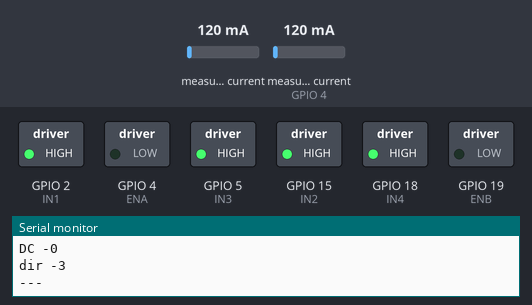
Simulated run of this program. Board: ESP32. Parts: switched loads named in the program (green lamp = pin HIGH), the last lines printed to the serial monitor. Inputs (shaded band) come from the test bench; at power-on: measured current 120 mA, measured current (sensor on GPIO 4) 120 mA.

Above: at 1.2 s.
1.3 s: measured current (sensor 0) set to 24 mA
4.2 s: measured current (sensor 0) set to 19 mA
At 5.4 s:
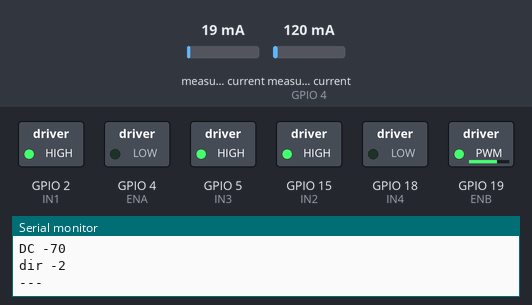
7.2 s: measured current (sensor on GPIO 4) set to 23 mA
10.2 s: measured current (sensor on GPIO 4) set to 19 mA
At 11.9 s:
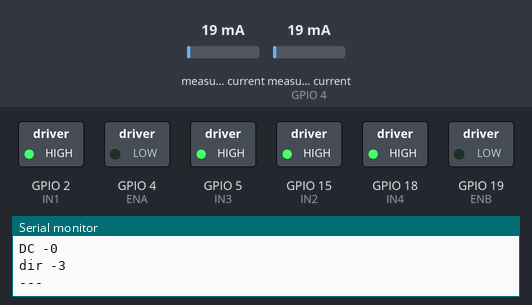
12.5 s: measured current (sensor 0) set to 40 mA
At 14.0 s:
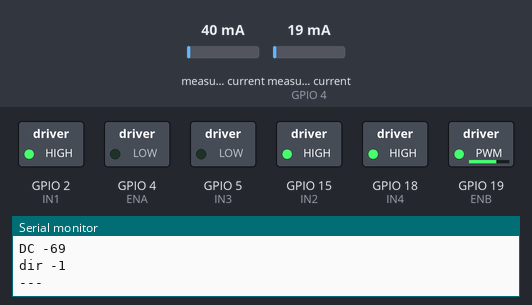
14.6 s: measured current (sensor on GPIO 4) set to 40 mA
At 16.1 s:
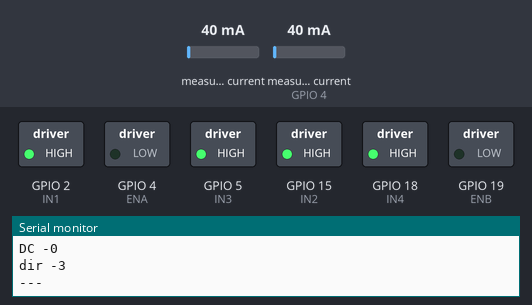
Timing chart, 0 to 17.6 s (numbered marks = the images above; inputs shaded):
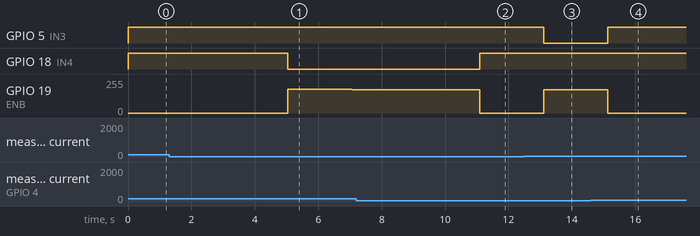

The program:

main.cpp
```cpp
#include <Arduino.h>
#include <Wire.h>
#include <Adafruit_INA219.h>

#define IN1 2
#define IN2 15
#define ENA 4

#define IN3 5
#define IN4 18
#define ENB 19

Adafruit_INA219 ina219_1(0x40);
Adafruit_INA219 ina219_2(0x44);

unsigned long sensTimer = 0;
float dist, dist_filtered, dist_filtered_1, dist_filtered_2; // Для фильтрации

float k;       // Коэффициент для бегущего среднего
byte i, delta; // счётчики

int total_direction;                                             // направление
float HIGH_VAL, LOW_VAL, Err_T, prevErr_T, P_T, I_T, D_T, PID_T; // Для пида
float dist_1, dist_2;

float ReadAndFilterUS(float dist, byte ina219_NUM);
float convertToMillimeters(float sensorValue);
void configurePWM(int dutyCycle, byte Motor_NUM);
void serialPWM();
void PID_TILT(float VAL_LEFT, float VAL_RIGHT, float Kp, float Ki, float Kd, float HIGH_VAL, float LOW_VAL);

void setup()
{
  Serial.begin(115200);
  ////Подключение датчиков тока

  Wire.begin(21, 22);
  // Serial.begin(115200);
  ina219_1.setCalibration_16V_400mA();
  ina219_2.setCalibration_16V_400mA();
  if (!ina219_1.begin())
  {
    Serial.println("Failed to find INA219_1 chip");
    while (1)
    {
      delay(10);
    }
  }
  if (!ina219_2.begin())
  {
    Serial.println("Failed to find INA219_2 chip");
    while (1)
    {
      delay(10);
    }
  }
  Serial.println("US_1, US_2");

  //////////

  // Настраиваем пины для драйвера
  pinMode(ENA, OUTPUT);
  pinMode(IN1, OUTPUT);
  pinMode(IN2, OUTPUT);

  pinMode(IN3, OUTPUT);
  pinMode(IN4, OUTPUT);
  pinMode(ENB, OUTPUT);

  // настраиваем шим
  ledcSetup(0, 10, 8);
  ledcAttachPin(ENA, 0); // Привязка пина к каналу ШИМ
  ledcWrite(0, 0);

  ledcSetup(1, 10, 8);
  ledcAttachPin(ENB, 1); // Привязка пина к каналу ШИМ
  ledcWrite(1, 0);

  // Ставим в тормоз
  digitalWrite(IN2, HIGH);
  digitalWrite(IN1, HIGH);
  digitalWrite(IN3, HIGH);
  digitalWrite(IN4, HIGH);

  // обнуляем коэффициенты
  P_T = 0.0;
  I_T = 0.0;
  D_T = 0.0;
  PID_T = 0.0;
}

void loop()

{

  /*
  CRIT_CHECK();
  PID_TILT();
  PID_TILT();
  */
  /*
  PID_TILT(1200, 400, 1, 0, 0, 100, -100);
  Serial.println("---");
  delay(5000);

  PID_TILT(1000, 2346, 1, 0, 0, 100, -100);
  Serial.println("---");
  delay(5000);

  PID_TILT(100, 120, 1, 0, 0, 100, -100);
  Serial.println("---");
  delay(5000);

  PID_TILT(-2000, -1000, 1, 0, 0, 100, -100);
  Serial.println("---");
  delay(5000);
  */

  dist_1 = convertToMillimeters(ReadAndFilterUS(ina219_1.getCurrent_mA(), 1));
  delay(1);
  dist_2 = convertToMillimeters(ReadAndFilterUS(ina219_2.getCurrent_mA(), 2));
  delay(1);

  Serial.print(dist_1);
  Serial.print(',');
  Serial.print(dist_2);
  Serial.println();
  PID_TILT(dist_1, dist_2, 1, 0, 0, 200, -200);
  Serial.println("---");
  delay(1000);

  // Вывод инфы с датчиков тока
  /*
    float dist_1 = convertToMillimeters(ReadAndFilterUS(ina219_1.getCurrent_mA(), 1));
    float dist_2 = convertToMillimeters(ReadAndFilterUS(ina219_2.getCurrent_mA(), 2));

    Serial.print(dist_1);
    Serial.print(',');
    Serial.print(dist_2);
    Serial.println();
  */
}

float ReadAndFilterUS(float dist, byte ina219_NUM) // ina219_1.getCurrent_mA();
{

  switch (ina219_NUM)
  {
  case 1:
    dist_filtered = dist_filtered_1;
    break;
  case 2:
    dist_filtered = dist_filtered_2;
    break;
  }

  if (millis() - sensTimer > 1)
  {
    // dist = ina219_1.getCurrent_mA();
    delta = abs(dist_filtered - dist); // расчёт изменения с предыдущим

    if (delta > 1) // если большое - резкий коэффициент
    {
      k = 0.95;
    }
    else if (delta <= 1 && delta > 0.3)
    {
      k = 0.8;
    }
    else if (delta <= 0.3 && delta >= 0.1)
    {
      k = 0.1;
    }
    else if (delta <= 0.1)
    {
      k = 0.05;
    }
    // если маленькое - плавный коэффициент

    dist_filtered += (dist - dist_filtered) * k; // фильтр "бегущее среднее"

    sensTimer = millis(); // сбросить таймер
  }

  switch (ina219_NUM)
  {
  case 1:
    dist_filtered_1 = dist_filtered;
    break;
  case 2:
    dist_filtered_2 = dist_filtered;
    break;
  default:

    break;
  }
  return dist_filtered + 0.35; //+0.43
}

float convertToMillimeters(float sensorValue)
{
  if (sensorValue < 3.7)
  {
    return 0.0;
  }
  else if (sensorValue >= 3.7 && sensorValue < 4.0)
  {
    sensorValue = 4.0;
  }

  if (sensorValue > 22.0)
  {
    return 1.0;
  }
  else if (sensorValue >= 20.0 && sensorValue <= 22.0)
  {
    sensorValue = 20.0;
  }

  float minSensorValue = 4.0;    // Минимальное значение с токового датчика (в мА)
  float minMillimeters = 100.0;  // Минимальное значение в миллиметрах
  float maxSensorValue = 20.0;   // Максимальное значение с токового датчика (в мА)
  float maxMillimeters = 2000.0; // Максимальное значение в миллиметрах

  // Выполняем линейную интерполяцию
  float millimeters = ((sensorValue - minSensorValue) / (maxSensorValue - minSensorValue)) * (maxMillimeters - minMillimeters) + minMillimeters;

  return millimeters;
}

void PID_TILT(float VAL_LEFT, float VAL_RIGHT, float Kp, float Ki, float Kd, float HIGH_VAL, float LOW_VAL)

{

  Err_T = VAL_LEFT - VAL_RIGHT;

  if (Err_T > HIGH_VAL)
  {
    Err_T = Err_T - HIGH_VAL;
  }
  else if (Err_T < LOW_VAL)
  {
    Err_T = Err_T - LOW_VAL;
  }
  else
  {
    Err_T = 0;
  }

  P_T = Err_T * Kp;
  I_T = I_T + Err_T * Ki;
  D_T = (Err_T - prevErr_T) * Kd;

  if (I_T > 2000.0 || I_T < -2000.0)
  {
    I_T = 0;
  }

  PID_T = P_T + I_T + D_T;

  Serial.print(" 1 PID_T - ");
  Serial.println(PID_T);

  if (PID_T < 0)
  {
    total_direction = 1;
    PID_T = map(PID_T, 0, -2500, 0, 100);

    PID_T = constrain(PID_T, 0, 100);
  }
  else if (PID_T > 0)
  {
    total_direction = 2;
    PID_T = map(PID_T, 0, 2500, 0, 100);

    PID_T = constrain(PID_T, 0, 100);
  }
  else
  {
    total_direction = 3;
    // Serial.println(PID);
  }

  // PID = map(PID, -1000, 2000, -100, 100);
  // PID = map(PID, -100, 100, 0, 100);

  Serial.print(" 2 PID_T - ");
  Serial.println(PID_T);

  configurePWM(PID_T, 2);
}

void configurePWM(int dutyCycle, byte Motor_NUM)
{
if (Motor_NUM == 1)
{
  switch (total_direction)
  {
  case 1:
    // Motor_Drive(1);
    digitalWrite(IN2, LOW);
    digitalWrite(IN1, HIGH);
    ledcWrite(0, map(dutyCycle, 0, 100, 0, 255));

    break;

  case 2:
    // Motor_Drive(2);
    digitalWrite(IN2, HIGH);
    digitalWrite(IN1, LOW);
    ledcWrite(0, map(dutyCycle, 0, 100, 0, 255));

    break;
  case 3:
    digitalWrite(IN2, HIGH);
    digitalWrite(IN1, HIGH);
    ledcWrite(0, 0);

    break;
  }
}
else if (Motor_NUM == 2)
{
  switch (total_direction)
  {
  case 1:
    // Motor_Drive(1);
    digitalWrite(IN3, LOW);
    digitalWrite(IN4, HIGH);
    ledcWrite(1, map(dutyCycle, 0, 100, 0, 255));

    break;

  case 2:
    // Motor_Drive(2);
    digitalWrite(IN3, HIGH);
    digitalWrite(IN4, LOW);
    ledcWrite(1, map(dutyCycle, 0, 100, 0, 255));

    break;
  case 3:
    digitalWrite(IN3, HIGH);
    digitalWrite(IN4, HIGH);
    ledcWrite(1, 0);

    break;
  }
}


  Serial.print("Motor_NUM -");
  Serial.println(Motor_NUM);
  Serial.print("DC -");
  Serial.println(dutyCycle);
  Serial.print("dir -");
  Serial.println(total_direction);
}
```

Measured:
- the behaviour switches between 22 and 21 mA on measured current (sensor 0) (found by bisection; images 0 and 1)
- the behaviour switches between 22 and 21 mA on measured current (sensor on GPIO 4) (found by bisection; images 1 and 2)
- after the input at 4.2 s, GPIO 18 (IN4): HIGH → LOW after 0.85 s; GPIO 19 (ENB): 0/255 → 177/255 after 0.85 s, → 174/255 2.0 s later
- after the input at 10.2 s, GPIO 18 (IN4): LOW → HIGH after 0.90 s; GPIO 19 (ENB): 174/255 → 0/255 after 0.90 s
- after the input at 12.5 s, GPIO 5 (IN3): HIGH → LOW after 0.61 s; GPIO 19 (ENB): 0/255 → 174/255 after 0.61 s
- after the input at 14.6 s, GPIO 5 (IN3): LOW → HIGH after 0.53 s; GPIO 19 (ENB): 174/255 → 0/255 after 0.53 s
